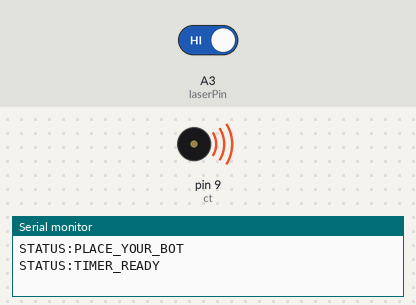
A sketch run on a simulated Arduino Uno, built with avr-gcc and run on an emulated ATmega328P. Shown: buzzer (waves = sounding), the last lines printed to the serial monitor. The inputs (shaded band) are chosen by the test bench; at power-on: A3 (laserPin) HIGH.

Above: at 0.9 s.
At 2.2 s:
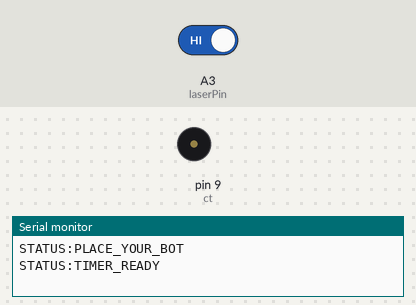
2.3 s: A3 (laserPin) driven LOW
At 3.3 s:
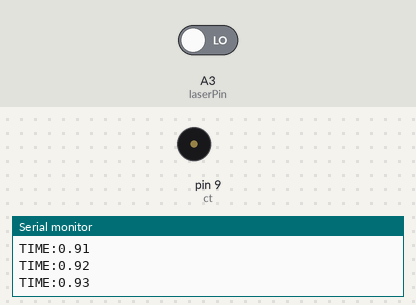
Timing chart, 0 to 5.3 s (numbered marks = the images above; inputs shaded):
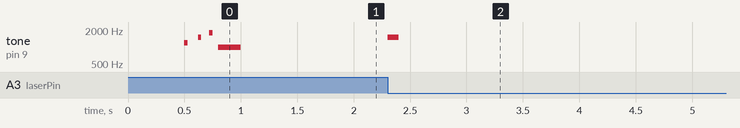

Measured:
- after the input at 2.3 s, tone on pin 9 (ct): silent → 1500 Hz at once, → silent 0.10 s later

The sketch:

gptgatetest.ino
```cpp
const int laserPin = A3;
const int ct = 9;

bool laserPreviouslyBlocked = false;
bool timerStarted = false;
bool timerStopped = false;

double startTime = 0;
double elapsedTime = 0;
double currentTime = 0;

void setup() {
  Serial.begin(9600);
  pinMode(laserPin, INPUT);
  pinMode(ct, OUTPUT);

  delay(500);

  Serial.println("STATUS:PLACE_YOUR_BOT");
  tone(ct, 1200, 30);  delay(120);
  tone(ct, 1500, 30);  delay(100);
  tone(ct, 1800, 30);  delay(80);


  while (digitalRead(laserPin) == LOW) {
    delay(10);  // Wait until laser is initially blocked
  }

  Serial.println("STATUS:TIMER_READY");
  tone(ct, 1000, 100);
  delay(100);
  tone(ct, 1000, 100);
  delay(100);
}

void loop() {
  bool laserCurrentlyBlocked = digitalRead(laserPin) == HIGH;

  // Detect laser release (unblocked after first obstruction)
  if (laserPreviouslyBlocked && !laserCurrentlyBlocked && !timerStarted && !timerStopped) {
    timerStarted = true;
    startTime = millis();
    Serial.println("STATUS:TIMER_STARTED");
    tone(ct, 1500, 100);
  }

  // Detect second obstruction to stop timer — only if 5 seconds have passed
  if (!laserPreviouslyBlocked && laserCurrentlyBlocked && timerStarted && !timerStopped && (millis() - startTime > 5000)) {
    timerStopped = true;
    elapsedTime = (millis() - startTime) / 1000.0;

    Serial.print("STATUS:TIMER_STOPPED|FINAL=");
    Serial.println(elapsedTime, 2);

    while (true) {
      int notes[] = {1200, 1000, 800, 600};
  for (int i = 0; i < 4; i++) {
    tone(ct, notes[i], 100);
    delay(100);
    noTone(ct);
    delay(50);
  }
      // Stay here beeping
    }
  }

  // Show ongoing timer if started
  if (timerStarted && !timerStopped) {
    currentTime = (millis() - startTime) / 1000.0;
    Serial.print("TIME:");
    Serial.println(currentTime, 2);
  }

  laserPreviouslyBlocked = laserCurrentlyBlocked;
  delay(1);
}
```
